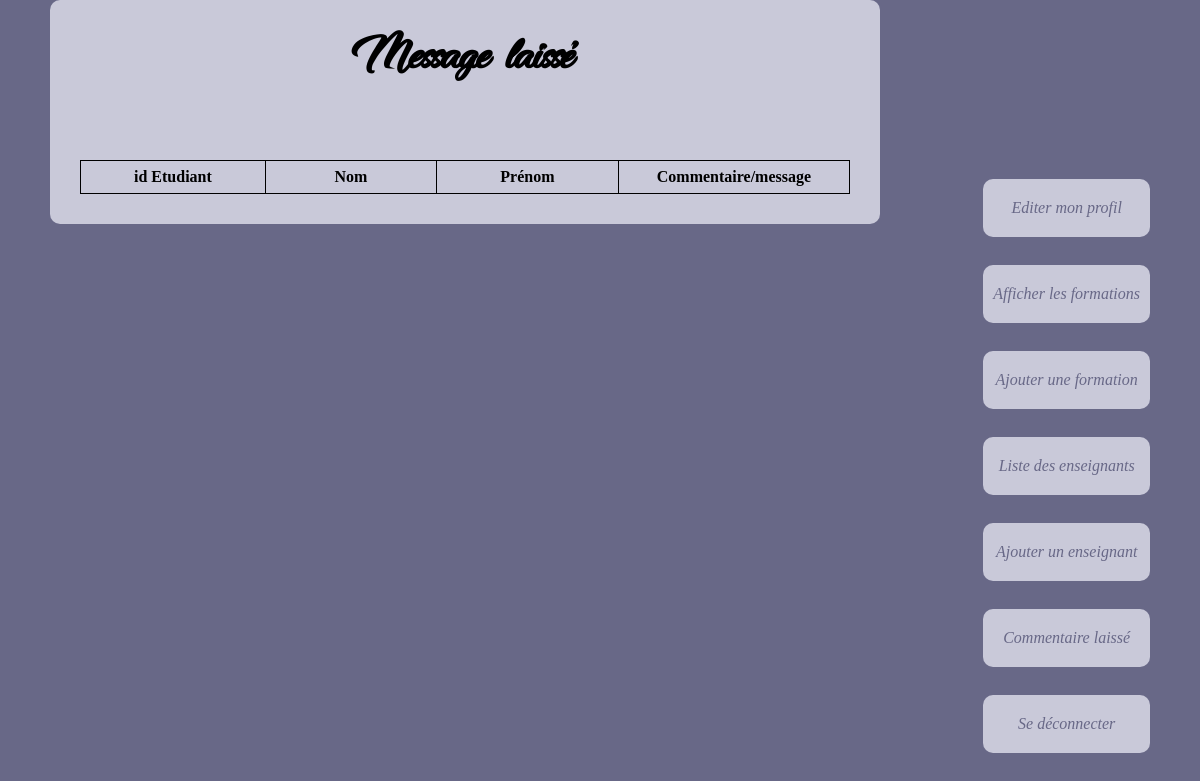
The page /CommentaireL_A.php on the database as committed earlier.
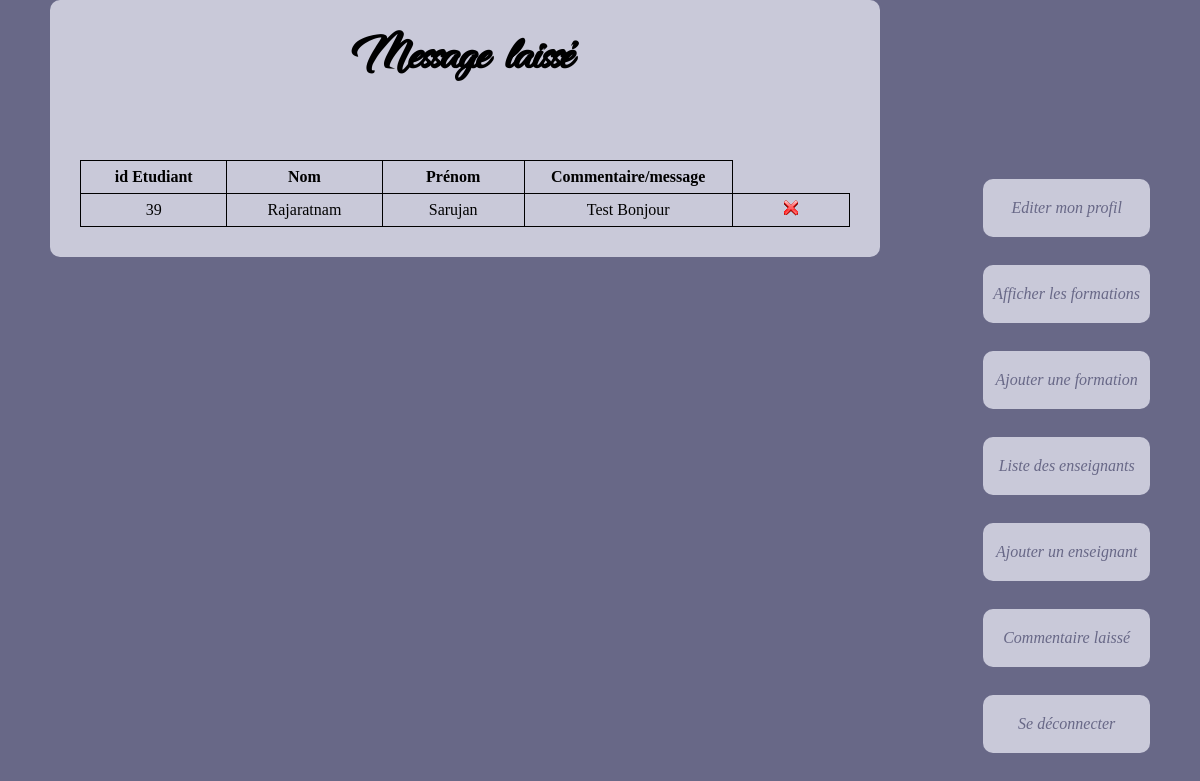
The same page on the database as committed later.
### tables this page shows
CREATE TABLE `Commentaire` (
  `id_commentaire` int(11) NOT NULL,
  `id_etudiant` int(11) NOT NULL,
  `Commentaire` varchar(2999) NOT NULL
);

CREATE TABLE `Utilisateur` (
  `id_etudiant` int(11) NOT NULL,
  `Nom` varchar(50) NOT NULL,
  `Prenom` varchar(50) DEFAULT NULL,
  `carte_id` int(11) DEFAULT NULL,
  `date_naiss` date DEFAULT NULL,
  `adresse` varchar(100) DEFAULT NULL,
  `num_tel` int(11) DEFAULT NULL,
  `mail` varchar(70) NOT NULL,
  `mdp` varchar(50) NOT NULL,
  `choixFormation` int(11) DEFAULT NULL,
  `TypeUser` int(11) NOT NULL,
  `id_statuts` int(11) DEFAULT NULL
);

### CommentaireL_A.php (the view, shortened to what this page needs)
<?php
$bdd = new PDO('mysql:host=localhost;dbname=Projet_Php', 'root', 'root');
?>
<!DOCTYPE html>
<html>
<head>
	<link rel="stylesheet" href="Content/css/nobel.css" />
</head>
<body>
	<main>
		<table>
		<h1>Message laissé</h1>
		<tr>
			<td>
				<STRONG>id Etudiant</STRONG>
			</td>
			<td>
				<STRONG>Nom</STRONG>
			</td>
			<td>
				<STRONG>Prénom</STRONG>
			</td>
			<td>
				<STRONG>Commentaire/message</STRONG>
			</td>
		</tr>
			<?php
			echo "<br><br>";
				$doc=$bdd->prepare('SELECT u.id_etudiant,Nom,Prenom,id_commentaire,Commentaire from Commentaire c, Utilisateur u where u.id_etudiant=c.id_etudiant');
				$doc->execute();
				while($lig = $doc->fetch()){
					echo "<tr>";
						echo "<td>".$lig['id_etudiant']."</td>";
						echo "<td>".$lig['Nom']."</td>";
						echo "<td>".$lig['Prenom']."</td>";
						echo "<td>".$lig['Commentaire']."</td>";
						echo "<td><a href=removeCommentA.php?id_commentaire=".$lig['id_commentaire']."&id_etudiant=".$lig['id_etudiant']."> <img src='Content/img/remove-icon.png' alt='' class='icone'/></a></td>";
					echo "</tr>";
				}
			?>
		</table>
	</main>
	<nav>
		<ul>
			<li><a href = "editerProfileA.php">Editer mon profil</a></li><br>
			<li><a href = "formationsA.php">Afficher les formations</a></li><br>
			<li><a href = "AddFormation.php">Ajouter une formation</a></li><br>
			<li><a href = "Enseignants.php">Liste des enseignants</a></li><br>
			<li><a href = "AddEnseignant.php">Ajouter un enseignant</a></li><br>
			<li><a href ="CommentaireL_A.php">Commentaire laissé</a></li><br>
			<li><a href = "Deconnexion.php">Se déconnecter</a></li><br>
		</ul>
	</nav>
</body>

Rows that differ between the two databases and show on the page:
added commentaire: id_etudiant.id_etudiant "39", id_etudiant.Nom "Rajaratnam", id_etudiant.Prenom "Sarujan", Commentaire "Test Bonjour"
